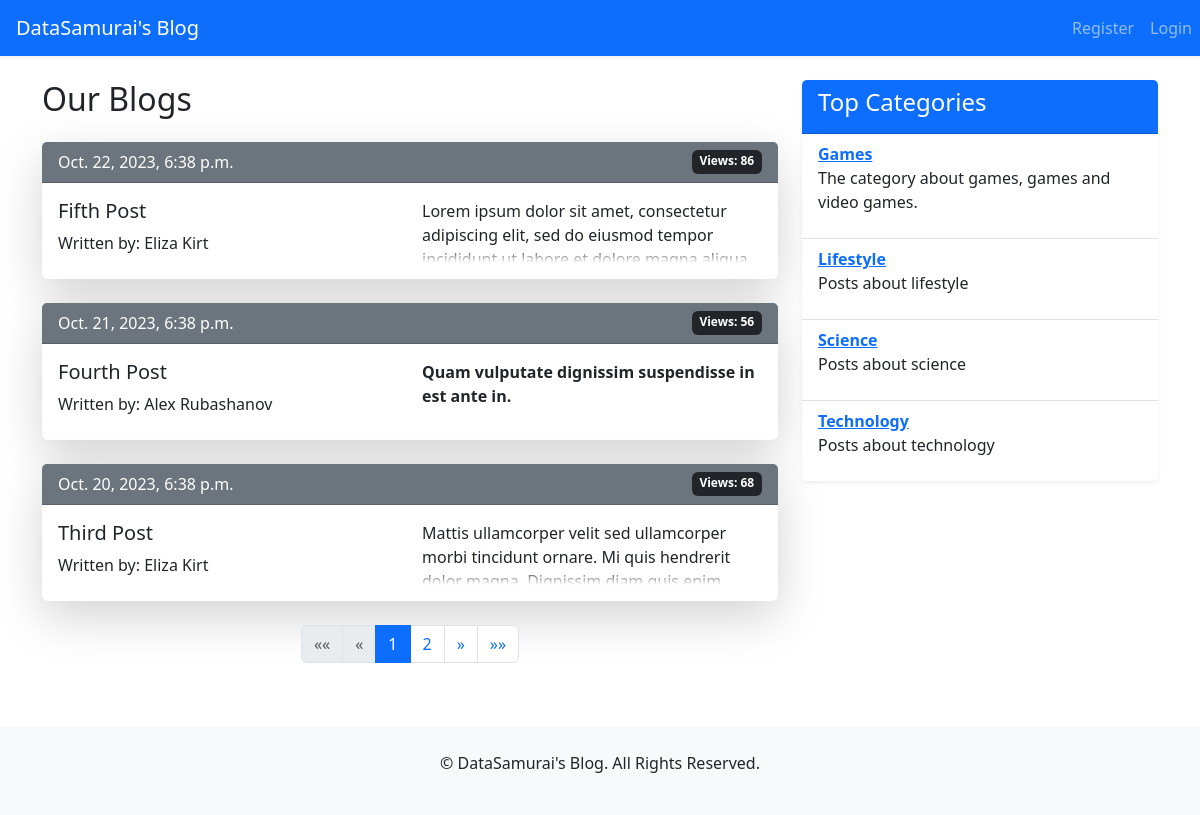
Screenshot of /blog/ with the database file from the repository.
### posts/models.py (models this page shows, shortened)
class Post(models.Model):
    title = models.CharField(max_length=50, unique=True)
    content = RichTextField()
    category = models.ForeignKey('Category', on_delete=models.SET_NULL, null=True)
    date_published = models.DateTimeField(auto_now_add=True)
    date_edited = models.DateTimeField(auto_now=True)
    views = models.PositiveIntegerField(default=0)
    author = models.ForeignKey(settings.AUTH_USER_MODEL, on_delete=models.SET_NULL, null=True)
    is_published = models.BooleanField(default=False)
    class Meta:
        ordering = ['-date_published']

class Category(models.Model):
    title = models.CharField(max_length=30)
    description = models.TextField()
    class Meta:
        ordering = ['title']

### users/models.py (models this page shows)
class CustomUser(AbstractUser):
    is_banned = models.BooleanField(default=False)
    class Meta:
        ordering = ['id']

### posts/views.py (the view)
# urls.py: path('', views.PostListView.as_view(), name='post_list'),
class PostListView(ListView):
    model = Post
    template_name = 'posts/post_list.html'
    context_object_name = 'posts'
    paginate_by = 3
    def get_queryset(self):
        return Post.objects.filter(is_published=True)
    def get_context_data(self, *, object_list=None, **kwargs):
        context = super().get_context_data(**kwargs)
        context['categories'] = Category.objects.all()
        return context

### templates/posts/post_list.html (shortened to what this page needs)
{% extends 'base.html' %}
{% block page_content %}
    <div class="row mt-4">
        <div class="col-md-8">
            <h2 class="mb-4">Our Blogs</h2>
            {% for post in posts %}
                <div class="card mb-4 border-0 shadow-lg">
                    <div class="card-header bg-secondary text-white d-flex justify-content-between">
                        <span>{{ post.date_published }}</span>
                        <span class="badge bg-dark">Views: {{ post.views }}</span>
                    </div>
                    <div class="card-body">
                        <div class="row">
                            <div class="col-md-6">
                                <h5 class="card-title">
                                    <a href="{% url 'post_detail' post.id %}" class="text-dark text-decoration-none">
                                        {{ post.title }}
                                    </a>
                                </h5>
                                <p class="card-text">Written
                                    by: {{ post.author.first_name }} {{ post.author.last_name }}</p>
                            </div>
                            <div class="col-md-6">
                                <div class="fade-out">
                                    {{ post.content|safe }}
                                </div>
                            </div>
                        </div>
                    </div>
                </div>
            {% endfor %}
            <nav aria-label="Page navigation">
                <ul class="pagination justify-content-center">
                    {% if page_obj.has_previous %}
                        <li class="page-item">
                            <a class="page-link" href="?page=1" aria-label="First">
                                <span aria-hidden="true">&laquo;&laquo;</span>
                            </a>
                        </li>
                        <li class="page-item">
                            <a class="page-link" href="?page={{ page_obj.previous_page_number }}" aria-label="Previous">
                                <span aria-hidden="true">&laquo;</span>
                            </a>
                        </li>
                    {% else %}
                        <li class="page-item disabled">
                            <span class="page-link">&laquo;&laquo;</span>
                        </li>
                        <li class="page-item disabled">
                            <span class="page-link">&laquo;</span>
                        </li>
                    {% endif %}
                    {% for num in page_obj.paginator.page_range %}
                        {% if page_obj.number == num %}
                            <li class="page-item active" aria-current="page">
                                <span class="page-link">{{ num }}</span>
                            </li>
                        {% elif num > page_obj.number|add:'-3' and num < page_obj.number|add:'3' %}
                            <li class="page-item">
                                <a class="page-link" href="?page={{ num }}">{{ num }}</a>
                            </li>
                        {% endif %}
                    {% endfor %}
                    {% if page_obj.has_next %}
                        <li class="page-item">
                            <a class="page-link" href="?page={{ page_obj.next_page_number }}" aria-label="Next">
                                <span aria-hidden="true">&raquo;</span>
                            </a>
                        </li>
                        <li class="page-item">
                            <a class="page-link" href="?page={{ page_obj.paginator.num_pages }}" aria-label="Last">
                                <span aria-hidden="true">&raquo;&raquo;</span>
                            </a>
                        </li>
                    {% endif %}
                </ul>
            </nav>
        </div>
        <div class="col-md-4 pl-5">
            <div class="card border-0 shadow-sm mb-4">
                <div class="card-header bg-primary text-white">
                    <h4>Top Categories</h4>
                </div>
                <ul class="list-group list-group-flush">
                    {% for category in categories %}
                        <li class="list-group-item">
                            <strong><a
                                    href="{% url 'category_detail' category_id=category.pk %}">{{ category.title }}</a></strong>
                            <p>{{ category.description }}</p>
                        </li>
                    {% endfor %}
                </ul>
            </div>
        </div>
    </div>
{% endblock %}

### templates/base.html (style rules this page uses)
.fade-out { position: relative; height: 4em; overflow: hidden; }
.fade-out::before { content: ""; position: absolute; bottom: 0; left: 0; width: 100%; height: 1em; background: linear-gradient(to top, white, transparent); }

### rows the page displays
Post: date_published "Oct. 22, 2023, 6:38 p.m.", views "86", title "Fifth Post", author.first_name "Eliza", author.last_name "Kirt", content "Lorem ipsum dolor sit amet, consectetur adipiscing elit, sed do eiusmod tempor…"
Post: date_published "Oct. 21, 2023, 6:38 p.m.", views "56", title "Fourth Post", author.first_name "Alex", author.last_name "Rubashanov", content "Quam vulputate dignissim suspendisse in est ante in."
Post: date_published "Oct. 20, 2023, 6:38 p.m.", views "68", title "Third Post", author.first_name "Eliza", author.last_name "Kirt", content "Mattis ullamcorper velit sed ullamcorper morbi tincidunt ornare. Mi quis hendrerit…"
Category: title "Games", description "The category about games, games and video games."
Category: title "Lifestyle", description "Posts about lifestyle"
Category: title "Science", description "Posts about science"
Category: title "Technology", description "Posts about technology"

### other values shown
{{ num }} "1"
{{ num }} "2"
